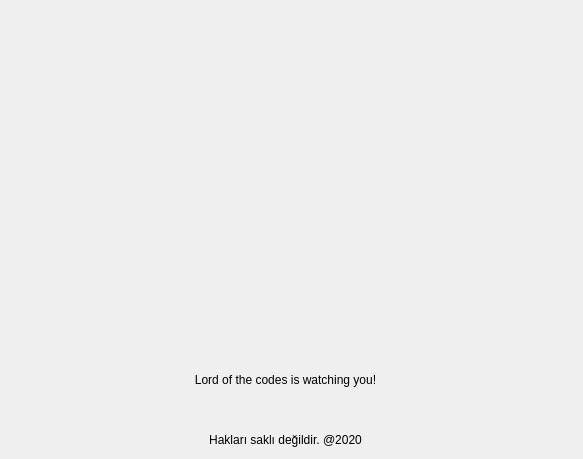
<?xml version="1.0" encoding="UTF-8"?>
<ui version="4.0">
 <class>Dialog</class>
 <widget class="QDialog" name="Dialog">
  <property name="geometry">
   <rect>
    <x>0</x>
    <y>0</y>
    <width>583</width>
    <height>459</height>
   </rect>
  </property>
  <property name="windowTitle">
   <string>About</string>
  </property>
  <property name="styleSheet">
   <string notr="true">/*
 * The MIT License (MIT)
 *
 * Copyright (c) &lt;2013-2014&gt; &lt;Colin Duquesnoy&gt;
 *
 * Permission is hereby granted, free of charge, to any person obtaining a copy
 * of this software and associated documentation files (the &quot;Software&quot;), to deal
 * in the Software without restriction, including without limitation the rights
 * to use, copy, modify, merge, publish, distribute, sublicense, and/or sell
 * copies of the Software, and to permit persons to whom the Software is
 * furnished to do so, subject to the following conditions:

 * The above copyright notice and this permission notice shall be included in
 * all copies or substantial portions of the Software.

 * THE SOFTWARE IS PROVIDED &quot;AS IS&quot;, WITHOUT WARRANTY OF ANY KIND, EXPRESS OR
 * IMPLIED, INCLUDING BUT NOT LIMITED TO THE WARRANTIES OF MERCHANTABILITY,
 * FITNESS FOR A PARTICULAR PURPOSE AND NONINFRINGEMENT. IN NO EVENT SHALL THE
 * AUTHORS OR COPYRIGHT HOLDERS BE LIABLE FOR ANY CLAIM, DAMAGES OR OTHER
 * LIABILITY, WHETHER IN AN ACTION OF CONTRACT, TORT OR OTHERWISE, ARISING FROM,
 * OUT OF OR IN CONNECTION WITH THE SOFTWARE OR THE USE OR OTHER DEALINGS IN
 * THE SOFTWARE.
 */

QProgressBar:horizontal {
    border: 1px solid #3A3939;
    text-align: center;
    padding: 1px;
    background: #201F1F;
}
QProgressBar::chunk:horizontal {
    background-color: qlineargradient(spread:reflect, x1:1, y1:0.545, x2:1, y2:0, stop:0 rgba(28, 66, 111, 255), stop:1 rgba(37, 87, 146, 255));
}

QToolTip
{
    border: 1px solid #3A3939;
    background-color: rgb(90, 102, 117);;
    color: white;
    padding: 1px;
    opacity: 200;
}

QWidget
{
    color: silver;
    background-color: #302F2F;
    selection-background-color:#3d8ec9;
    selection-color: black;
    background-clip: border;
    border-image: none;
    outline: 0;
}

QWidget:item:hover
{
    background-color: #78879b;
    color: black;
}

QWidget:item:selected
{
    background-color: #3d8ec9;
}

QCheckBox
{
    spacing: 5px;
    outline: none;
    color: #bbb;
    margin-bottom: 2px;
}

QCheckBox:disabled
{
    color: #777777;
}
QCheckBox::indicator,
QGroupBox::indicator
{
    width: 18px;
    height: 18px;
}
QGroupBox::indicator
{
    margin-left: 2px;
}

QCheckBox::indicator:unchecked,
QCheckBox::indicator:unchecked:hover,
QGroupBox::indicator:unchecked,
QGroupBox::indicator:unchecked:hover
{
    image: url(:/dark_blue/img/checkbox_unchecked.png);
}

QCheckBox::indicator:unchecked:focus,
QCheckBox::indicator:unchecked:pressed,
QGroupBox::indicator:unchecked:focus,
QGroupBox::indicator:unchecked:pressed
{
  border: none;
    image: url(:/dark_blue/img/checkbox_unchecked_focus.png);
}

QCheckBox::indicator:checked,
QCheckBox::indicator:checked:hover,
QGroupBox::indicator:checked,
QGroupBox::indicator:checked:hover
{
    image: url(:/dark_blue/img/checkbox_checked.png);
}

QCheckBox::indicator:checked:focus,
QCheckBox::indicator:checked:pressed,
QGroupBox::indicator:checked:focus,
QGroupBox::indicator:checked:pressed
{
  border: none;
    image: url(:/dark_blue/img/checkbox_checked_focus.png);
}

QCheckBox::indicator:indeterminate,
QCheckBox::indicator:indeterminate:hover,
QCheckBox::indicator:indeterminate:pressed
QGroupBox::indicator:indeterminate,
QGroupBox::indicator:indeterminate:hover,
QGroupBox::indicator:indeterminate:pressed
{
    image: url(:/dark_blue/img/checkbox_indeterminate.png);
}

QCheckBox::indicator:indeterminate:focus,
QGroupBox::indicator:indeterminate:focus
{
    image: url(:/dark_blue/img/checkbox_indeterminate_focus.png);
}

QCheckBox::indicator:checked:disabled,
QGroupBox::indicator:checked:disabled
{
    image: url(:/dark_blue/img/checkbox_checked_disabled.png);
}

QCheckBox::indicator:unchecked:disabled,
QGroupBox::indicator:unchecked:disabled
{
    image: url(:/dark_blue/img/checkbox_unchecked_disabled.png);
}

QRadioButton
{
    spacing: 5px;
    outline: none;
    color: #bbb;
    margin-bottom: 2px;
}

QRadioButton:disabled
{
    color: #777777;
}
QRadioButton::indicator
{
    width: 21px;
    height: 21px;
}

QRadioButton::indicator:unchecked,
QRadioButton::indicator:unchecked:hover
{
    image: url(:/dark_blue/img/radio_unchecked.png);
}

QRadioButton::indicator:unchecked:focus,
QRadioButton::indicator:unchecked:pressed
{
  border: none;
  outline: none;
    image: url(:/dark_blue/img/radio_unchecked_focus.png);
}

QRadioButton::indicator:checked,
QRadioButton::indicator:checked:hover
{
  border: none;
  outline: none;
    image: url(:/dark_blue/img/radio_checked.png);
}

QRadioButton::indicator:checked:focus,
QRadioButton::indicato::menu-arrowr:checked:pressed
{
  border: none;
  outline: none;
    image: url(:/dark_blue/img/radio_checked_focus.png);
}

QRadioButton::indicator:indeterminate,
QRadioButton::indicator:indeterminate:hover,
QRadioButton::indicator:indeterminate:pressed
{
        image: url(:/dark_blue/img/radio_indeterminate.png);
}

QRadioButton::indicator:checked:disabled
{
  outline: none;
  image: url(:/dark_blue/img/radio_checked_disabled.png);
}

QRadioButton::indicator:unchecked:disabled
{
    image: url(:/dark_blue/img/radio_unchecked_disabled.png);
}


QMenuBar
{
    background-color: #302F2F;
    color: silver;
}

QMenuBar::item
{
    background: transparent;
}

QMenuBar::item:selected
{
    background: transparent;
    border: 1px solid #3A3939;
}

QMenuBar::item:pressed
{
    border: 1px solid #3A3939;
    background-color: #3d8ec9;
    color: black;
    margin-bottom:-1px;
    padding-bottom:1px;
}

QMenu
{
    border: 1px solid #3A3939;
    color: silver;
    margin: 1px;
}

QMenu::icon
{
    margin: 1px;
}

QMenu::item
{
    padding: 2px 2px 2px 25px;
    margin-left: 5px;
    border: 1px solid transparent; /* reserve space for selection border */
}

QMenu::item:selected
{
    color: black;
}

QMenu::separator {
    height: 2px;
    background: lightblue;
    margin-left: 10px;
    margin-right: 5px;
}

QMenu::indicator {
    width: 16px;
    height: 16px;
}

/* non-exclusive indicator = check box style indicator
   (see QActionGroup::setExclusive) */
QMenu::indicator:non-exclusive:unchecked {
    image: url(:/dark_blue/img/checkbox_unchecked.png);
}

QMenu::indicator:non-exclusive:unchecked:selected {
    image: url(:/dark_blue/img/checkbox_unchecked_disabled.png);
}

QMenu::indicator:non-exclusive:checked {
    image: url(:/dark_blue/img/checkbox_checked.png);
}

QMenu::indicator:non-exclusive:checked:selected {
    image: url(:/dark_blue/img/checkbox_checked_disabled.png);
}

/* exclusive indicator = radio button style indicator (see QActionGroup::setExclusive) */
QMenu::indicator:exclusive:unchecked {
    image: url(:/dark_blue/img/radio_unchecked.png);
}

QMenu::indicator:exclusive:unchecked:selected {
    image: url(:/dark_blue/img/radio_unchecked_disabled.png);
}

QMenu::indicator:exclusive:checked {
    image: url(:/dark_blue/img/radio_checked.png);
}

QMenu::indicator:exclusive:checked:selected {
    image: url(:/dark_blue/img/radio_checked_disabled.png);
}

QMenu::right-arrow {
    margin: 5px;
    image: url(:/dark_blue/img/right_arrow.png)
}


QWidget:disabled
{
    color: #808080;
    background-color: #302F2F;
}

QAbstractItemView
{
    alternate-background-color: #3A3939;
    color: silver;
    border: 1px solid 3A3939;
    border-radius: 2px;
    padding: 1px;
}

QWidget:focus, QMenuBar:focus
{
    border: 1px solid #78879b;
}

QTabWidget:focus, QCheckBox:focus, QRadioButton:focus, QSlider:focus
{
    border: none;
}

QLineEdit
{
    background-color: #201F1F;
    padding: 2px;
    border-style: solid;
    border: 1px solid #3A3939;
    border-radius: 2px;
    color: silver;
}

QGroupBox {
    border:1px solid #3A3939;
    border-radius: 2px;
    margin-top: 20px;
    background-color: #302F2F;
    color: silver;
}

QGroupBox::title {
    subcontrol-origin: margin;
    subcontrol-position: top center;
    padding-left: 10px;
    padding-right: 10px;
    padding-top: 10px;
}

QAbstractScrollArea
{
    border-radius: 2px;
    border: 1px solid #3A3939;
    background-color: transparent;
}

QScrollBar:horizontal
{
    height: 15px;
    margin: 3px 15px 3px 15px;
    border: 1px transparent #2A2929;
    border-radius: 4px;
    background-color: #2A2929;
}

QScrollBar::handle:horizontal
{
    background-color: #605F5F;
    min-width: 5px;
    border-radius: 4px;
}

QScrollBar::add-line:horizontal
{
    margin: 0px 3px 0px 3px;
    border-image: url(:/dark_blue/img/right_arrow_disabled.png);
    width: 10px;
    height: 10px;
    subcontrol-position: right;
    subcontrol-origin: margin;
}

QScrollBar::sub-line:horizontal
{
    margin: 0px 3px 0px 3px;
    border-image: url(:/dark_blue/img/left_arrow_disabled.png);
    height: 10px;
    width: 10px;
    subcontrol-position: left;
    subcontrol-origin: margin;
}

QScrollBar::add-line:horizontal:hover,QScrollBar::add-line:horizontal:on
{
    border-image: url(:/dark_blue/img/right_arrow.png);
    height: 10px;
    width: 10px;
    subcontrol-position: right;
    subcontrol-origin: margin;
}


QScrollBar::sub-line:horizontal:hover, QScrollBar::sub-line:horizontal:on
{
    border-image: url(:/dark_blue/img/left_arrow.png);
    height: 10px;
    width: 10px;
    subcontrol-position: left;
    subcontrol-origin: margin;
}

QScrollBar::up-arrow:horizontal, QScrollBar::down-arrow:horizontal
{
    background: none;
}


QScrollBar::add-page:horizontal, QScrollBar::sub-page:horizontal
{
    background: none;
}

QScrollBar:vertical
{
    background-color: #2A2929;
    width: 15px;
    margin: 15px 3px 15px 3px;
    border: 1px transparent #2A2929;
    border-radius: 4px;
}

QScrollBar::handle:vertical
{
    background-color: #605F5F;
    min-height: 5px;
    border-radius: 4px;
}

QScrollBar::sub-line:vertical
{
    margin: 3px 0px 3px 0px;
    border-image: url(:/dark_blue/img/up_arrow_disabled.png);
    height: 10px;
    width: 10px;
    subcontrol-position: top;
    subcontrol-origin: margin;
}

QScrollBar::add-line:vertical
{
    margin: 3px 0px 3px 0px;
    border-image: url(:/dark_blue/img/down_arrow_disabled.png);
    height: 10px;
    width: 10px;
    subcontrol-position: bottom;
    subcontrol-origin: margin;
}

QScrollBar::sub-line:vertical:hover,QScrollBar::sub-line:vertical:on
{

    border-image: url(:/dark_blue/img/up_arrow.png);
    height: 10px;
    width: 10px;
    subcontrol-position: top;
    subcontrol-origin: margin;
}


QScrollBar::add-line:vertical:hover, QScrollBar::add-line:vertical:on
{
    border-image: url(:/dark_blue/img/down_arrow.png);
    height: 10px;
    width: 10px;
    subcontrol-position: bottom;
    subcontrol-origin: margin;
}

QScrollBar::up-arrow:vertical, QScrollBar::down-arrow:vertical
{
    background: none;
}


QScrollBar::add-page:vertical, QScrollBar::sub-page:vertical
{
    background: none;
}

QTextEdit
{
    background-color: #201F1F;
    color: silver;
    border: 1px solid #3A3939;
}

QPlainTextEdit
{
    background-color: #201F1F;;
    color: silver;
    border-radius: 2px;
    border: 1px solid #3A3939;
}

QHeaderView::section
{
    background-color: #3A3939;
    color: silver;
    padding-left: 4px;
    border: 1px solid #6c6c6c;
}

QSizeGrip {
    image: url(:/dark_blue/img/sizegrip.png);
    width: 12px;
    height: 12px;
}

QMainWindow
{
    background-color: #302F2F;

}

QMainWindow::separator
{
    background-color: #302F2F;
    color: white;
    padding-left: 4px;
    spacing: 2px;
    border: 1px dashed #3A3939;
}

QMainWindow::separator:hover
{

    background-color: #787876;
    color: white;
    padding-left: 4px;
    border: 1px solid #3A3939;
    spacing: 2px;
}


QMenu::separator
{
    height: 1px;
    background-color: #3A3939;
    color: white;
    padding-left: 4px;
    margin-left: 10px;
    margin-right: 5px;
}


QFrame
{
    border-radius: 2px;
    border: 1px solid #444;
}

QFrame[frameShape=&quot;0&quot;]
{
    border-radius: 2px;
    border: 1px transparent #444;
}

QStackedWidget
{
    background-color: #302F2F;
    border: 1px transparent black;
}

QToolBar {
    border: 1px transparent #393838;
    background: 1px solid #302F2F;
    font-weight: bold;
}

QToolBar::handle:horizontal {
    image: url(:/dark_blue/img/Hmovetoolbar.png);
}
QToolBar::handle:vertical {
    image: url(:/dark_blue/img/Vmovetoolbar.png);
}
QToolBar::separator:horizontal {
    image: url(:/dark_blue/img/Hsepartoolbar.png);
}
QToolBar::separator:vertical {
    image: url(:/dark_blue/img/Vsepartoolbars.png);
}

QPushButton
{
    color: silver;
    background-color: #302F2F;
    border-width: 2px;
    border-color: #4A4949;
    border-style: solid;
    padding-top: 2px;
    padding-bottom: 2px;
    padding-left: 10px;
    padding-right: 10px;
    border-radius: 4px;
    /* outline: none; */
    /* min-width: 40px; */
}

QPushButton:disabled
{
    background-color: #302F2F;
    border-width: 2px;
    border-color: #3A3939;
    border-style: solid;
    padding-top: 2px;
    padding-bottom: 2px;
    padding-left: 10px;
    padding-right: 10px;
    /*border-radius: 2px;*/
    color: #808080;
}

QPushButton:focus {
    background-color: #3d8ec9;
    color: white;
}

QComboBox
{
    selection-background-color: #3d8ec9;
    background-color: #201F1F;
    border-style: solid;
    border: 1px solid #3A3939;
    border-radius: 2px;
    padding: 2px;
    min-width: 75px;
}

QPushButton:checked{
    background-color: #4A4949;
    border-color: #6A6969;
}

QPushButton:hover {
    border: 2px solid #78879b;
    color: silver;
}

QComboBox:hover, QAbstractSpinBox:hover,QLineEdit:hover,QTextEdit:hover,QPlainTextEdit:hover,QAbstractView:hover,QTreeView:hover
{
    border: 1px solid #78879b;
    color: silver;
}

QComboBox:on
{
    background-color: #626873;
    padding-top: 3px;
    padding-left: 4px;
    selection-background-color: #4a4a4a;
}

QComboBox QAbstractItemView
{
    background-color: #201F1F;
    border-radius: 2px;
    border: 1px solid #444;
    selection-background-color: #3d8ec9;
    color: silver;
}

QComboBox::drop-down
{
    subcontrol-origin: padding;
    subcontrol-position: top right;
    width: 15px;

    border-left-width: 0px;
    border-left-color: darkgray;
    border-left-style: solid;
    border-top-right-radius: 3px;
    border-bottom-right-radius: 3px;
}

QComboBox::down-arrow
{
    image: url(:/dark_blue/img/down_arrow_disabled.png);
}

QComboBox::down-arrow:on, QComboBox::down-arrow:hover,
QComboBox::down-arrow:focus
{
    image: url(:/dark_blue/img/down_arrow.png);
}

QPushButton:pressed
{
    background-color: #484846;
}

QAbstractSpinBox {
    padding-top: 2px;
    padding-bottom: 2px;
    border: 1px solid #3A3939;
    background-color: #201F1F;
    color: silver;
    border-radius: 2px;
    min-width: 75px;
}

QAbstractSpinBox:up-button
{
    background-color: transparent;
    subcontrol-origin: border;
    subcontrol-position: top right;
}

QAbstractSpinBox:down-button
{
    background-color: transparent;
    subcontrol-origin: border;
    subcontrol-position: bottom right;
}

QAbstractSpinBox::up-arrow,QAbstractSpinBox::up-arrow:disabled,QAbstractSpinBox::up-arrow:off {
    image: url(:/dark_blue/img/up_arrow_disabled.png);
    width: 10px;
    height: 10px;
}
QAbstractSpinBox::up-arrow:hover
{
    image: url(:/dark_blue/img/up_arrow.png);
}


QAbstractSpinBox::down-arrow,QAbstractSpinBox::down-arrow:disabled,QAbstractSpinBox::down-arrow:off
{
    image: url(:/dark_blue/img/down_arrow_disabled.png);
    width: 10px;
    height: 10px;
}
QAbstractSpinBox::down-arrow:hover
{
    image: url(:/dark_blue/img/down_arrow.png);
}


QLabel
{
    border: 0px solid black;
}

QTabWidget{
    border: 1px transparent black;
}

QTabWidget::pane {
    border: 1px solid #444;
    border-radius: 3px;
    padding: 3px;
}

QTabBar
{
    qproperty-drawBase: 0;
    left: 5px; /* move to the right by 5px */
}

QTabBar:focus
{
    border: 0px transparent black;
}

QTabBar::close-button  {
    image: url(:/dark_blue/img/close.png);
    background: transparent;
}

QTabBar::close-button:hover
{
    image: url(:/dark_blue/img/close-hover.png);
    background: transparent;
}

QTabBar::close-button:pressed {
    image: url(:/dark_blue/img/close-pressed.png);
    background: transparent;
}

/* TOP TABS */
QTabBar::tab:top {
    color: #b1b1b1;
    border: 1px solid #4A4949;
    border-bottom: 1px transparent black;
    background-color: #302F2F;
    padding: 5px;
    border-top-left-radius: 2px;
    border-top-right-radius: 2px;
}

QTabBar::tab:top:!selected
{
    color: #b1b1b1;
    background-color: #201F1F;
    border: 1px transparent #4A4949;
    border-bottom: 1px transparent #4A4949;
    border-top-left-radius: 0px;
    border-top-right-radius: 0px;
}

QTabBar::tab:top:!selected:hover {
    background-color: #48576b;
}

/* BOTTOM TABS */
QTabBar::tab:bottom {
    color: #b1b1b1;
    border: 1px solid #4A4949;
    border-top: 1px transparent black;
    background-color: #302F2F;
    padding: 5px;
    border-bottom-left-radius: 2px;
    border-bottom-right-radius: 2px;
}

QTabBar::tab:bottom:!selected
{
    color: #b1b1b1;
    background-color: #201F1F;
    border: 1px transparent #4A4949;
    border-top: 1px transparent #4A4949;
    border-bottom-left-radius: 0px;
    border-bottom-right-radius: 0px;
}

QTabBar::tab:bottom:!selected:hover {
    background-color: #78879b;
}

/* LEFT TABS */
QTabBar::tab:left {
    color: #b1b1b1;
    border: 1px solid #4A4949;
    border-left: 1px transparent black;
    background-color: #302F2F;
    padding: 5px;
    border-top-right-radius: 2px;
    border-bottom-right-radius: 2px;
}

QTabBar::tab:left:!selected
{
    color: #b1b1b1;
    background-color: #201F1F;
    border: 1px transparent #4A4949;
    border-right: 1px transparent #4A4949;
    border-top-right-radius: 0px;
    border-bottom-right-radius: 0px;
}

QTabBar::tab:left:!selected:hover {
    background-color: #48576b;
}


/* RIGHT TABS */
QTabBar::tab:right {
    color: #b1b1b1;
    border: 1px solid #4A4949;
    border-right: 1px transparent black;
    background-color: #302F2F;
    padding: 5px;
    border-top-left-radius: 2px;
    border-bottom-left-radius: 2px;
}

QTabBar::tab:right:!selected
{
    color: #b1b1b1;
    background-color: #201F1F;
    border: 1px transparent #4A4949;
    border-right: 1px transparent #4A4949;
    border-top-left-radius: 0px;
    border-bottom-left-radius: 0px;
}

QTabBar::tab:right:!selected:hover {
    background-color: #48576b;
}

QTabBar QToolButton::right-arrow:enabled {
     image: url(:/dark_blue/img/right_arrow.png);
 }

 QTabBar QToolButton::left-arrow:enabled {
     image: url(:/dark_blue/img/left_arrow.png);
 }

QTabBar QToolButton::right-arrow:disabled {
     image: url(:/dark_blue/img/right_arrow_disabled.png);
 }

 QTabBar QToolButton::left-arrow:disabled {
     image: url(:/dark_blue/img/left_arrow_disabled.png);
 }


QDockWidget {
    border: 1px solid #403F3F;
    titlebar-close-icon: url(:/dark_blue/img/close.png);
    titlebar-normal-icon: url(:/dark_blue/img/undock.png);
}

QDockWidget::close-button, QDockWidget::float-button {
    border: 1px solid transparent;
    border-radius: 2px;
    background: transparent;
}

QDockWidget::close-button:hover, QDockWidget::float-button:hover {
    background: rgba(255, 255, 255, 10);
}

QDockWidget::close-button:pressed, QDockWidget::float-button:pressed {
    padding: 1px -1px -1px 1px;
    background: rgba(255, 255, 255, 10);
}

QTreeView, QListView, QTextBrowser, AtLineEdit, AtLineEdit::hover {
    border: 1px solid #444;
    background-color: silver;
    border-radius: 3px;
    margin-left: 3px;
    color: black;
}

QTreeView:branch:selected, QTreeView:branch:hover {
    background: url(:/dark_blue/img/transparent.png);
}

QTreeView::branch:has-siblings:!adjoins-item {
    border-image: url(:/dark_blue/img/transparent.png);
}

QTreeView::branch:has-siblings:adjoins-item {
    border-image: url(:/dark_blue/img/transparent.png);
}

QTreeView::branch:!has-children:!has-siblings:adjoins-item {
    border-image: url(:/dark_blue/img/transparent.png);
}

QTreeView::branch:has-children:!has-siblings:closed,
QTreeView::branch:closed:has-children:has-siblings {
    image: url(:/dark_blue/img/branch_closed.png);
}

QTreeView::branch:open:has-children:!has-siblings,
QTreeView::branch:open:has-children:has-siblings  {
    image: url(:/dark_blue/img/branch_open.png);
}

QTreeView::branch:has-children:!has-siblings:closed:hover,
QTreeView::branch:closed:has-children:has-siblings:hover {
    image: url(:/dark_blue/img/branch_closed-on.png);
    }

QTreeView::branch:open:has-children:!has-siblings:hover,
QTreeView::branch:open:has-children:has-siblings:hover  {
    image: url(:/dark_blue/img/branch_open-on.png);
    }

QListView::item:!selected:hover, QListView::item:!selected:hover, QTreeView::item:!selected:hover  {
    background: rgba(0, 0, 0, 0);
    outline: 0;
    color: #FFFFFF
}

QListView::item:selected:hover, QListView::item:selected:hover, QTreeView::item:selected:hover  {
    background: #3d8ec9;
    color: #FFFFFF;
}

QSlider::groove:horizontal {
    border: 1px solid #3A3939;
    height: 8px;
    background: #201F1F;
    margin: 2px 0;
    border-radius: 2px;
}

QSlider::handle:horizontal {
    background: QLinearGradient( x1: 0, y1: 0, x2: 0, y2: 1,
      stop: 0.0 silver, stop: 0.2 #a8a8a8, stop: 1 #727272);
    border: 1px solid #3A3939;
    width: 14px;
    height: 14px;
    margin: -4px 0;
    border-radius: 2px;
}

QSlider::groove:vertical {
    border: 1px solid #3A3939;
    width: 8px;
    background: #201F1F;
    margin: 0 0px;
    border-radius: 2px;
}

QSlider::handle:vertical {
    background: QLinearGradient( x1: 0, y1: 0, x2: 0, y2: 1, stop: 0.0 silver,
    stop: 0.2 #a8a8a8, stop: 1 #727272);
    border: 1px solid #3A3939;
    width: 14px;
    height: 14px;
    margin: 0 -4px;
    border-radius: 2px;
}

QToolButton {
    /*  background-color: transparent; */
    border: 2px transparent #4A4949;
    border-radius: 4px;
    background-color: dimgray;
    margin: 2px;
    padding: 2px;
}

QToolButton[popupMode=&quot;1&quot;] { /* only for MenuButtonPopup */
 padding-right: 20px; /* make way for the popup button */
 border: 2px transparent #4A4949;
 border-radius: 4px;
}

QToolButton[popupMode=&quot;2&quot;] { /* only for InstantPopup */
 padding-right: 10px; /* make way for the popup button */
 border: 2px transparent #4A4949;
}


QToolButton:hover, QToolButton::menu-button:hover {
    border: 2px solid #78879b;
}

QToolButton:checked, QToolButton:pressed,
    QToolButton::menu-button:pressed {
    background-color: #4A4949;
    border: 2px solid #78879b;
}

/* the subcontrol below is used only in the InstantPopup or DelayedPopup mode */
QToolButton::menu-indicator {
    image: url(:/dark_blue/img/down_arrow.png);
    top: -7px; left: -2px; /* shift it a bit */
}

/* the subcontrols below are used only in the MenuButtonPopup mode */
QToolButton::menu-button {
    border: 1px transparent #4A4949;
    border-top-right-radius: 6px;
    border-bottom-right-radius: 6px;
    /* 16px width + 4px for border = 20px allocated above */
    width: 16px;
    outline: none;
}

QToolButton::menu-arrow {
    image: url(:/dark_blue/img/down_arrow.png);
}

QToolButton::menu-arrow:open {
    top: 1px; left: 1px; /* shift it a bit */
    border: 1px solid #3A3939;
}

QPushButton::menu-indicator  {
    subcontrol-origin: padding;
    subcontrol-position: bottom right;
    left: 4px;
}

QTableView
{
    border: 1px solid #444;
    gridline-color: #6c6c6c;
    background-color: #201F1F;
}


QTableView, QHeaderView
{
    border-radius: 0px;
}

QTableView::item:pressed, QListView::item:pressed, QTreeView::item:pressed  {
    background: #78879b;
    color: #FFFFFF;
}

QTableView::item:selected:active, QTreeView::item:selected:active, QListView::item:selected:active  {
    background: #3d8ec9;
    color: #FFFFFF;
}


QHeaderView
{
    border: 1px transparent;
    border-radius: 2px;
    margin: 0px;
    padding: 0px;
}

QHeaderView::section  {
    background-color: #3A3939;
    color: silver;
    padding: 4px;
    border: 1px solid #6c6c6c;
    border-radius: 0px;
    text-align: center;
}

QHeaderView::section::vertical::first, QHeaderView::section::vertical::only-one
{
    border-top: 1px solid #6c6c6c;
}

QHeaderView::section::vertical
{
    border-top: transparent;
}

QHeaderView::section::horizontal::first, QHeaderView::section::horizontal::only-one
{
    border-left: 1px solid #6c6c6c;
}

QHeaderView::section::horizontal
{
    border-left: transparent;
}


QHeaderView::section:checked
 {
    color: white;
    background-color: #5A5959;
 }

 /* style the sort indicator */
QHeaderView::down-arrow {
    image: url(:/dark_blue/img/down_arrow.png);
}

QHeaderView::up-arrow {
    image: url(:/dark_blue/img/up_arrow.png);
}


QTableCornerButton::section {
    background-color: #3A3939;
    border: 1px solid #3A3939;
    border-radius: 2px;
}

QToolBox  {
    padding: 3px;
    border: 1px transparent black;
}

QToolBox::tab {
    color: #b1b1b1;
    background-color: #302F2F;
    border: 1px solid #4A4949;
    border-bottom: 1px transparent #302F2F;
    border-top-left-radius: 5px;
    border-top-right-radius: 5px;
}

 QToolBox::tab:selected { /* italicize selected tabs */
    font: italic;
    background-color: #302F2F;
    border-color: #3d8ec9;
 }

QStatusBar::item {
    border: 1px solid #3A3939;
    border-radius: 2px;
 }


QFrame[height=&quot;3&quot;], QFrame[width=&quot;3&quot;] {
    background-color: #AAA;
}


QSplitter::handle {
    border: 1px dashed #3A3939;
}

QSplitter::handle:hover {
    background-color: #787876;
    border: 1px solid #3A3939;
}

QSplitter::handle:horizontal {
    width: 1px;
}

QSplitter::handle:vertical {
    height: 1px;
}

QListWidget {
    background-color: silver;
    border-radius: 5px;
    margin-left: 5px;
}

QListWidget::item {
    color: black;
}

QMessageBox {
    messagebox-critical-icon	: url(:/dark_blue/img/critical.png);
    messagebox-information-icon	: url(:/dark_blue/img/information.png);
    messagebox-question-icon	: url(:/dark_blue/img/question.png);
    messagebox-warning-icon:    : url(:/dark_blue/img/warning.png);
}

ColorButton::enabled {
    border-radius: 0px;
    border: 1px solid #444444;
}

ColorButton::disabled {
    border-radius: 0px;
    border: 1px solid #AAAAAA;
}</string>
  </property>
  <widget class="QLabel" name="label">
   <property name="geometry">
    <rect>
     <x>160</x>
     <y>20</y>
     <width>271</width>
     <height>331</height>
    </rect>
   </property>
   <property name="text">
    <string/>
   </property>
   <property name="pixmap">
    <pixmap>OnurSS.png</pixmap>
   </property>
   <property name="scaledContents">
    <bool>true</bool>
   </property>
  </widget>
  <widget class="QLabel" name="label_2">
   <property name="geometry">
    <rect>
     <x>180</x>
     <y>370</y>
     <width>211</width>
     <height>20</height>
    </rect>
   </property>
   <property name="text">
    <string>Lord of the codes is watching you!</string>
   </property>
   <property name="alignment">
    <set>Qt::AlignCenter</set>
   </property>
  </widget>
  <widget class="QLabel" name="label_3">
   <property name="geometry">
    <rect>
     <x>180</x>
     <y>430</y>
     <width>211</width>
     <height>20</height>
    </rect>
   </property>
   <property name="text">
    <string>Hakları saklı değildir. @2020</string>
   </property>
   <property name="alignment">
    <set>Qt::AlignCenter</set>
   </property>
  </widget>
 </widget>
 <resources/>
 <connections/>
</ui>
